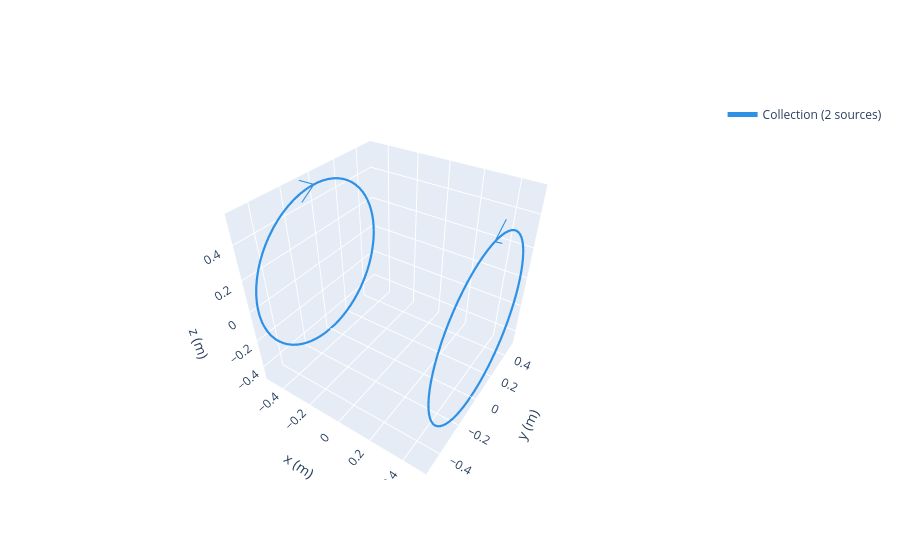

Source (notebook cell):
### Code cell
x1 = Circle(current=-a, diameter=dia).move([-(d),0,0]).rotate_from_angax(90, [0, 1, 0])
x2 = Circle(current=a, diameter=dia).move([(d),0,0]).rotate_from_angax(90, [0, 1, 0])
collection = mp.Collection([x1, x2])
mp.show(collection)

### Figure 1 — Plotly figure (JSON) as saved in the notebook; plotly's stock layout.template omitted (floating-point values rounded to 4 significant figures; data arrays with more than 128 entries replaced by an {"elided": "..."} marker saying what was removed)
{"data": [{"legendgroup": "Collection(id=4869195728)", "mode": "lines", "name": "Collection (2 sources)", "opacity": 1, "showlegend": true, "x": [-0.5, -0.5, -0.5, NaN, 0.5, 0.5, 0.5, NaN], "y": [-0.1, 6.123e-17, -0.1, NaN, 0.1, 6.123e-17, 0.1, NaN], "z": [0.56, 0.5, 0.44, NaN, 0.56, 0.5, 0.44, NaN], "type": "scatter3d", "line": {"width": 2.2, "dash": "solid", "color": "#2e91e5"}}, {"legendgroup": "Collection(id=4869195728)", "mode": "lines", "name": "Collection (2 sources)", "opacity": 1, "showlegend": false, "x": {"elided": "146 float values"}, "y": {"elided": "146 float values"}, "z": {"elided": "146 float values"}, "type": "scatter3d", "line": {"width": 4.4, "dash": "solid", "color": "#2e91e5"}}], "layout": {"scene": {"xaxis": {"range": [-0.53, 0.53], "autorange": false, "title": {"text": "x (m)"}}, "yaxis": {"range": [-0.53, 0.53], "autorange": false, "title": {"text": "y (m)"}}, "zaxis": {"range": [-0.5, 0.56], "autorange": false, "title": {"text": "z (m)"}}, "aspectratio": {"x": 1, "y": 1, "z": 1}, "camera": {"eye": {"x": 1, "y": -1.5, "z": 1.4}}, "aspectmode": "manual"}, "legend": {"itemsizing": "constant"}}}
